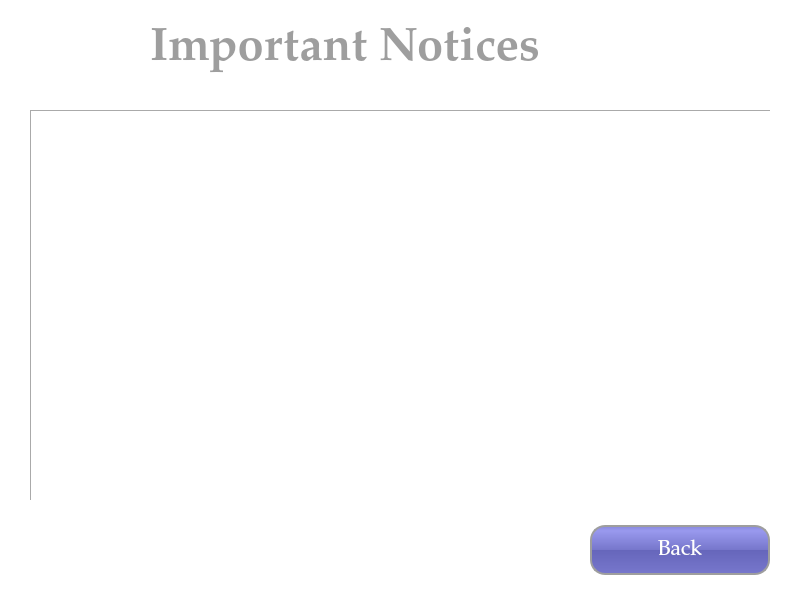
<?xml version="1.0" encoding="UTF-8"?>
<ui version="4.0">
 <class>ImportantNotices</class>
 <widget class="QWidget" name="ImportantNotices">
  <property name="geometry">
   <rect>
    <x>0</x>
    <y>0</y>
    <width>800</width>
    <height>600</height>
   </rect>
  </property>
  <property name="minimumSize">
   <size>
    <width>800</width>
    <height>600</height>
   </size>
  </property>
  <property name="maximumSize">
   <size>
    <width>800</width>
    <height>600</height>
   </size>
  </property>
  <property name="font">
   <font>
    <family>Palatino Linotype</family>
    <pointsize>21</pointsize>
   </font>
  </property>
  <property name="windowTitle">
   <string>Term Spors Complex</string>
  </property>
  <property name="styleSheet">
   <string notr="true">background-color: rgb(255, 255, 255);</string>
  </property>
  <widget class="QLabel" name="lbl_title">
   <property name="geometry">
    <rect>
     <x>150</x>
     <y>10</y>
     <width>491</width>
     <height>80</height>
    </rect>
   </property>
   <property name="font">
    <font>
     <family>Palatino Linotype</family>
     <pointsize>35</pointsize>
     <weight>75</weight>
     <bold>true</bold>
    </font>
   </property>
   <property name="styleSheet">
    <string notr="true">color: #9E9E9E;</string>
   </property>
   <property name="text">
    <string>Important Notices</string>
   </property>
  </widget>
  <widget class="QPushButton" name="btn_back">
   <property name="geometry">
    <rect>
     <x>590</x>
     <y>525</y>
     <width>180</width>
     <height>50</height>
    </rect>
   </property>
   <property name="font">
    <font>
     <family>Palatino Linotype</family>
     <pointsize>16</pointsize>
     <underline>false</underline>
    </font>
   </property>
   <property name="cursor">
    <cursorShape>PointingHandCursor</cursorShape>
   </property>
   <property name="styleSheet">
    <string notr="true">QPushButton{
	border: 2px solid #9E9E9E;
	border-radius: 15px;
	background-color: QLinearGradient( x1: 0, y1: 0, x2: 0, y2: 1, stop: 0 #88d, stop: 0.1 #99e, stop: 0.49 #77c, stop: 0.5 #66b, stop: 1 #77c);
	color: #FFFFFF;
}
QPushButton:hover{
	color: #9E9E9E;
	background-color: #5a5a5a;
}
QPushButton:pressed{
	color: #9c2219;
}
QPushButton:checked{
	color: #2c998e;
}</string>
   </property>
   <property name="text">
    <string>Back</string>
   </property>
  </widget>
  <widget class="QTableWidget" name="tableWidget">
   <property name="geometry">
    <rect>
     <x>30</x>
     <y>110</y>
     <width>741</width>
     <height>391</height>
    </rect>
   </property>
   <property name="font">
    <font>
     <family>Palatino Linotype</family>
     <pointsize>14</pointsize>
    </font>
   </property>
   <property name="frameShape">
    <enum>QFrame::Panel</enum>
   </property>
   <property name="tabKeyNavigation">
    <bool>true</bool>
   </property>
   <property name="alternatingRowColors">
    <bool>true</bool>
   </property>
   <attribute name="horizontalHeaderVisible">
    <bool>true</bool>
   </attribute>
   <attribute name="verticalHeaderVisible">
    <bool>false</bool>
   </attribute>
  </widget>
 </widget>
 <resources/>
 <connections/>
</ui>
